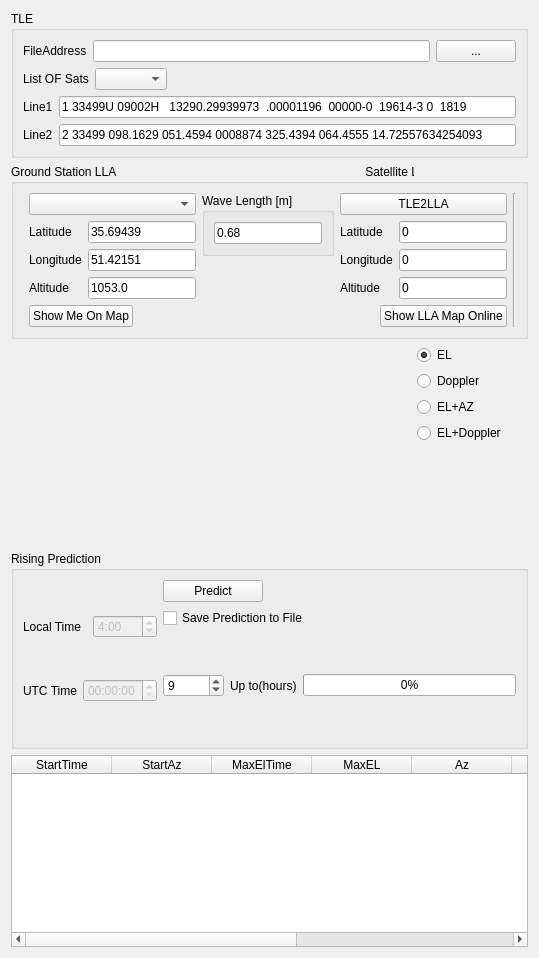
            <widget class="QWidget" name="tab_4">
             <attribute name="title">
              <string>Parameters</string>
             </attribute>
             <layout class="QVBoxLayout" name="verticalLayout_23">
              <item>
               <layout class="QHBoxLayout" name="horizontalLayout_19">
                <item>
                 <layout class="QVBoxLayout" name="verticalLayout_29">
                  <item>
                   <widget class="QGroupBox" name="groupBox_7">
                    <property name="styleSheet">
                     <string notr="true">
border-color: rgb(76, 109, 255);</string>
                    </property>
                    <property name="title">
                     <string>TLE</string>
                    </property>
                    <layout class="QVBoxLayout" name="verticalLayout_32">
                     <item>
                      <layout class="QGridLayout" name="gridLayout_4">
                       <item row="0" column="0">
                        <widget class="QLabel" name="label_44">
                         <property name="text">
                          <string>FileAddress</string>
                         </property>
                        </widget>
                       </item>
                       <item row="0" column="1">
                        <widget class="QLineEdit" name="txttlefileaddress_2"/>
                       </item>
                       <item row="0" column="2">
                        <widget class="QPushButton" name="btnloadtlefromfile_2">
                         <property name="text">
                          <string>...</string>
                         </property>
                        </widget>
                       </item>
                      </layout>
                     </item>
                     <item>
                      <layout class="QHBoxLayout" name="horizontalLayout_23">
                       <item>
                        <layout class="QHBoxLayout" name="horizontalLayout_14">
                         <item>
                          <widget class="QLabel" name="label_46">
                           <property name="text">
                            <string>List OF Sats</string>
                           </property>
                          </widget>
                         </item>
                         <item>
                          <widget class="QComboBox" name="cmbsats_2"/>
                         </item>
                        </layout>
                       </item>
                       <item>
                        <spacer name="horizontalSpacer_15">
                         <property name="orientation">
                          <enum>Qt::Horizontal</enum>
                         </property>
                         <property name="sizeHint" stdset="0">
                          <size>
                           <width>40</width>
                           <height>20</height>
                          </size>
                         </property>
                        </spacer>
                       </item>
                      </layout>
                     </item>
                     <item>
                      <layout class="QHBoxLayout" name="horizontalLayout_24">
                       <item>
                        <layout class="QGridLayout" name="gridLayout_5">
                         <item row="0" column="0">
                          <widget class="QLabel" name="label_50">
                           <property name="text">
                            <string>Line1</string>
                           </property>
                          </widget>
                         </item>
                         <item row="0" column="1">
                          <widget class="QLineEdit" name="txtTLE1_2">
                           <property name="enabled">
                            <bool>true</bool>
                           </property>
                           <property name="minimumSize">
                            <size>
                             <width>400</width>
                             <height>0</height>
                            </size>
                           </property>
                           <property name="text">
                            <string>1 33499U 09002H   13290.29939973  .00001196  00000-0  19614-3 0  1819</string>
                           </property>
                          </widget>
                         </item>
                         <item row="1" column="0">
                          <widget class="QLabel" name="label_51">
                           <property name="text">
                            <string>Line2</string>
                           </property>
                          </widget>
                         </item>
                         <item row="1" column="1">
                          <widget class="QLineEdit" name="txtTLE2_2">
                           <property name="enabled">
                            <bool>true</bool>
                           </property>
                           <property name="minimumSize">
                            <size>
                             <width>400</width>
                             <height>0</height>
                            </size>
                           </property>
                           <property name="text">
                            <string>2 33499 098.1629 051.4594 0008874 325.4394 064.4555 14.72557634254093</string>
                           </property>
                          </widget>
                         </item>
                        </layout>
                       </item>
                      </layout>
                     </item>
                    </layout>
                   </widget>
                  </item>
                  <item>
                   <widget class="QGroupBox" name="groupBox_8">
                    <property name="title">
                     <string>Ground Station LLA                                                                           Satellite LLA</string>
                    </property>
                    <layout class="QHBoxLayout" name="horizontalLayout_37">
                     <item>
                      <widget class="Line" name="line_5">
                       <property name="orientation">
                        <enum>Qt::Horizontal</enum>
                       </property>
                      </widget>
                     </item>
                     <item>
                      <layout class="QVBoxLayout" name="verticalLayout_33">
                       <item>
                        <layout class="QGridLayout" name="gridLayout_18">
                         <item row="3" column="0">
                          <widget class="QLabel" name="label_52">
                           <property name="text">
                            <string>Latitude</string>
                           </property>
                          </widget>
                         </item>
                         <item row="5" column="0">
                          <widget class="QLabel" name="label_54">
                           <property name="text">
                            <string>Altitude</string>
                           </property>
                          </widget>
                         </item>
                         <item row="5" column="1">
                          <widget class="QLineEdit" name="txtaltitude_2">
                           <property name="text">
                            <string>1053.0</string>
                           </property>
                          </widget>
                         </item>
                         <item row="3" column="1">
                          <widget class="QLineEdit" name="txtLatitude_2">
                           <property name="text">
                            <string>35.69439</string>
                           </property>
                          </widget>
                         </item>
                         <item row="4" column="0">
                          <widget class="QLabel" name="label_53">
                           <property name="text">
                            <string>Longitude</string>
                           </property>
                          </widget>
                         </item>
                         <item row="4" column="1">
                          <widget class="QLineEdit" name="txtLongitude_2">
                           <property name="text">
                            <string>51.42151</string>
                           </property>
                          </widget>
                         </item>
                         <item row="2" column="0" colspan="2">
                          <widget class="QComboBox" name="comboBoxGPS"/>
                         </item>
                        </layout>
                       </item>
                       <item>
                        <layout class="QHBoxLayout" name="horizontalLayout_38">
                         <item>
                          <widget class="QPushButton" name="btnShowOnMap_2">
                           <property name="text">
                            <string>Show Me On Map</string>
                           </property>
                          </widget>
                         </item>
                         <item>
                          <spacer name="horizontalSpacer_16">
                           <property name="orientation">
                            <enum>Qt::Horizontal</enum>
                           </property>
                           <property name="sizeHint" stdset="0">
                            <size>
                             <width>40</width>
                             <height>20</height>
                            </size>
                           </property>
                          </spacer>
                         </item>
                        </layout>
                       </item>
                      </layout>
                     </item>
                     <item>
                      <layout class="QVBoxLayout" name="verticalLayout_34">
                       <item>
                        <widget class="QGroupBox" name="groupBox_9">
                         <property name="title">
                          <string>Wave Length [m]</string>
                         </property>
                         <layout class="QVBoxLayout" name="verticalLayout_35">
                          <item>
                           <widget class="QLineEdit" name="Lambda_TLE_lineEdit_2">
                            <property name="text">
                             <string>0.68</string>
                            </property>
                           </widget>
                          </item>
                         </layout>
                        </widget>
                       </item>
                       <item>
                        <spacer name="verticalSpacer_12">
                         <property name="orientation">
                          <enum>Qt::Vertical</enum>
                         </property>
                         <property name="sizeHint" stdset="0">
                          <size>
                           <width>20</width>
                           <height>40</height>
                          </size>
                         </property>
                        </spacer>
                       </item>
                      </layout>
                     </item>
                     <item>
                      <layout class="QVBoxLayout" name="verticalLayout_36">
                       <item>
                        <layout class="QGridLayout" name="gridLayout_19">
                         <item row="2" column="1">
                          <widget class="QLineEdit" name="txtLongitudetle_2">
                           <property name="text">
                            <string>0</string>
                           </property>
                          </widget>
                         </item>
                         <item row="3" column="0">
                          <widget class="QLabel" name="label_58">
                           <property name="text">
                            <string>Altitude</string>
                           </property>
                          </widget>
                         </item>
                         <item row="1" column="0">
                          <widget class="QLabel" name="label_56">
                           <property name="text">
                            <string>Latitude</string>
                           </property>
                          </widget>
                         </item>
                         <item row="1" column="1">
                          <widget class="QLineEdit" name="txtLatitudetle_2">
                           <property name="text">
                            <string>0</string>
                           </property>
                          </widget>
                         </item>
                         <item row="2" column="0">
                          <widget class="QLabel" name="label_57">
                           <property name="text">
                            <string>Longitude</string>
                           </property>
                          </widget>
                         </item>
                         <item row="3" column="1">
                          <widget class="QLineEdit" name="txtaltitudetle_2">
                           <property name="text">
                            <string>0</string>
                           </property>
                          </widget>
                         </item>
                         <item row="0" column="0" colspan="2">
                          <widget class="QPushButton" name="btnConvertTLETOLLA_2">
                           <property name="text">
                            <string>TLE2LLA</string>
                           </property>
                          </widget>
                         </item>
                        </layout>
                       </item>
                       <item>
                        <layout class="QHBoxLayout" name="horizontalLayout_39">
                         <item>
                          <spacer name="horizontalSpacer_18">
                           <property name="orientation">
                            <enum>Qt::Horizontal</enum>
                           </property>
                           <property name="sizeHint" stdset="0">
                            <size>
                             <width>40</width>
                             <height>20</height>
                            </size>
                           </property>
                          </spacer>
                         </item>
                         <item>
                          <widget class="QPushButton" name="pushButton_6">
                           <property name="text">
                            <string>Show LLA Map Online</string>
                           </property>
                          </widget>
                         </item>
                        </layout>
                       </item>
                      </layout>
                     </item>
                     <item>
                      <widget class="Line" name="line_6">
                       <property name="maximumSize">
                        <size>
                         <width>16777215</width>
                         <height>16777210</height>
                        </size>
                       </property>
                       <property name="orientation">
                        <enum>Qt::Vertical</enum>
                       </property>
                      </widget>
                     </item>
                    </layout>
                   </widget>
                  </item>
                  <item>
                   <layout class="QHBoxLayout" name="horizontalLayout_40">
                    <item>
                     <widget class="QCustomPlot" name="plot_predict_2" native="true">
                      <property name="minimumSize">
                       <size>
                        <width>400</width>
                        <height>200</height>
                       </size>
                      </property>
                     </widget>
                    </item>
                    <item>
                     <layout class="QVBoxLayout" name="verticalLayout_37">
                      <item>
                       <widget class="QRadioButton" name="EL_radioButton_2">
                        <property name="text">
                         <string>EL</string>
                        </property>
                        <property name="checked">
                         <bool>true</bool>
                        </property>
                       </widget>
                      </item>
                      <item>
                       <widget class="QRadioButton" name="Doppler_radioButton_2">
                        <property name="text">
                         <string>Doppler</string>
                        </property>
                       </widget>
                      </item>
                      <item>
                       <widget class="QRadioButton" name="EL_AZ_radioButton_2">
                        <property name="text">
                         <string>EL+AZ</string>
                        </property>
                       </widget>
                      </item>
                      <item>
                       <widget class="QRadioButton" name="EL_Doppler_radioButton_2">
                        <property name="text">
                         <string>EL+Doppler</string>
                        </property>
                       </widget>
                      </item>
                      <item>
                       <spacer name="verticalSpacer_14">
                        <property name="orientation">
                         <enum>Qt::Vertical</enum>
                        </property>
                        <property name="sizeHint" stdset="0">
                         <size>
                          <width>20</width>
                          <height>40</height>
                         </size>
                        </property>
                       </spacer>
                      </item>
                     </layout>
                    </item>
                   </layout>
                  </item>
                 </layout>
                </item>
               </layout>
              </item>
              <item>
               <layout class="QHBoxLayout" name="horizontalLayout_45">
                <item>
                 <widget class="QGroupBox" name="groupBox_10">
                  <property name="title">
                   <string>Rising Prediction</string>
                  </property>
                  <layout class="QHBoxLayout" name="horizontalLayout_48">
                   <item>
                    <layout class="QVBoxLayout" name="verticalLayout_42">
                     <item>
                      <layout class="QGridLayout" name="gridLayout_26">
                       <item row="0" column="0">
                        <widget class="QLabel" name="label_67">
                         <property name="text">
                          <string>Local Time</string>
                         </property>
                        </widget>
                       </item>
                       <item row="0" column="1">
                        <widget class="QTimeEdit" name="cmblocaldatetime_3">
                         <property name="enabled">
                          <bool>false</bool>
                         </property>
                         <property name="time">
                          <time>
                           <hour>4</hour>
                           <minute>0</minute>
                           <second>0</second>
                          </time>
                         </property>
                         <property name="displayFormat">
                          <string>h:mm</string>
                         </property>
                         <property name="timeSpec">
                          <enum>Qt::LocalTime</enum>
                         </property>
                        </widget>
                       </item>
                      </layout>
                     </item>
                     <item>
                      <layout class="QGridLayout" name="gridLayout_27">
                       <item row="0" column="1">
                        <widget class="QTimeEdit" name="cmbutctime_3">
                         <property name="enabled">
                          <bool>false</bool>
                         </property>
                        </widget>
                       </item>
                       <item row="0" column="0">
                        <widget class="QLabel" name="label_68">
                         <property name="text">
                          <string>UTC Time</string>
                         </property>
                        </widget>
                       </item>
                      </layout>
                     </item>
                     <item>
                      <layout class="QGridLayout" name="gridLayout_28"/>
                     </item>
                    </layout>
                   </item>
                   <item>
                    <layout class="QVBoxLayout" name="verticalLayout_43" stretch="0,0,0,0,0">
                     <item>
                      <widget class="QPushButton" name="btnpredict_3">
                       <property name="maximumSize">
                        <size>
                         <width>100</width>
                         <height>30</height>
                        </size>
                       </property>
                       <property name="text">
                        <string>Predict</string>
                       </property>
                      </widget>
                     </item>
                     <item>
                      <widget class="QCheckBox" name="chkSavePredict2File">
                       <property name="text">
                        <string>Save Prediction to File</string>
                       </property>
                      </widget>
                     </item>
                     <item>
                      <spacer name="verticalSpacer_16">
                       <property name="orientation">
                        <enum>Qt::Vertical</enum>
                       </property>
                       <property name="sizeHint" stdset="0">
                        <size>
                         <width>20</width>
                         <height>40</height>
                        </size>
                       </property>
                      </spacer>
                     </item>
                     <item>
                      <layout class="QHBoxLayout" name="horizontalLayout_49">
                       <item>
                        <widget class="QSpinBox" name="txthours_3">
                         <property name="minimum">
                          <number>1</number>
                         </property>
                         <property name="maximum">
                          <number>10000</number>
                         </property>
                         <property name="value">
                          <number>9</number>
                         </property>
                        </widget>
                       </item>
                       <item>
                        <widget class="QLabel" name="label_69">
                         <property name="text">
                          <string>Up to(hours)</string>
                         </property>
                        </widget>
                       </item>
                       <item>
                        <widget class="QProgressBar" name="progressBar_3">
                         <property name="value">
                          <number>0</number>
                         </property>
                        </widget>
                       </item>
                      </layout>
                     </item>
                     <item>
                      <spacer name="verticalSpacer_15">
                       <property name="orientation">
                        <enum>Qt::Vertical</enum>
                       </property>
                       <property name="sizeHint" stdset="0">
                        <size>
                         <width>20</width>
                         <height>40</height>
                        </size>
                       </property>
                      </spacer>
                     </item>
                    </layout>
                   </item>
                  </layout>
                 </widget>
                </item>
               </layout>
              </item>
              <item>
               <widget class="QTableWidget" name="GridViewSatRising">
                <property name="minimumSize">
                 <size>
                  <width>500</width>
                  <height>0</height>
                 </size>
                </property>
                <column>
                 <property name="text">
                  <string>StartTime</string>
                 </property>
                </column>
                <column>
                 <property name="text">
                  <string>StartAz</string>
                 </property>
                </column>
                <column>
                 <property name="text">
                  <string>MaxElTime</string>
                 </property>
                </column>
                <column>
                 <property name="text">
                  <string>MaxEL</string>
                 </property>
                </column>
                <column>
                 <property name="text">
                  <string>Az</string>
                 </property>
                </column>
                <column>
                 <property name="text">
                  <string>EndTime</string>
                 </property>
                </column>
                <column>
                 <property name="text">
                  <string>EndAz</string>
                 </property>
                </column>
                <column>
                 <property name="text">
                  <string>Tracking</string>
                 </property>
                </column>
                <column>
                 <property name="text">
                  <string>Type</string>
                 </property>
                </column>
               </widget>
              </item>
             </layout>
            </widget>
